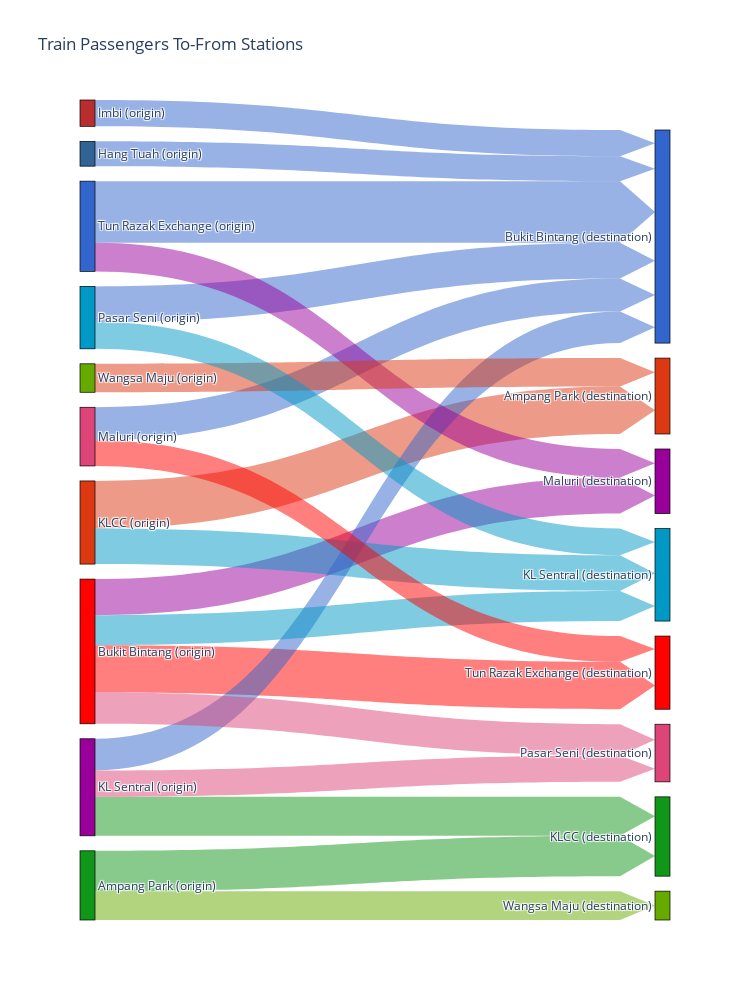

Notebook code cell kept with this figure:
### Code cell
#Sankey Diagram Code 
fig = go.Figure(data=[go.Sankey(
    arrangement = "snap",
    node = dict(
      pad = 15,
      thickness = 15,
      line = dict(color = "black", width = 0.7),
      label = unique_source_target,
      color = label_colors
      
    ),
    link = dict(
      arrowlen=35,
      source = links["station_name_origin"],
      target = links["station_name_destination"],
      value = links["passengers"]
      ,color = links["link_colors"]
  
  ))])

fig.update_layout(title_text="Train Passengers To-From Stations",
                  autosize=False,
                  width=750,
                  height=1000,)

# How to color the links: https://plotly.com/python/sankey-diagram/ 
fig.show()

### Figure 1 — Plotly figure (JSON) as saved in the notebook; plotly's stock layout.template omitted (floating-point values rounded to 4 significant figures)
{"data": [{"arrangement": "snap", "link": {"arrowlen": 35, "color": ["rgba(0.2, 0.4, 0.8, 0.5)", "rgba(0.8627450980392157, 0.2235294117647059, 0.07058823529411765, 0.5)", "rgba(1.0, 0.6, 0.0, 0.5)", "rgba(0.06274509803921569, 0.5882352941176471, 0.09411764705882353, 0.5)", "rgba(0.06274509803921569, 0.5882352941176471, 0.09411764705882353, 0.5)", "rgba(0.6, 0.0, 0.6, 0.5)", "rgba(0.2, 0.4, 0.8, 0.5)", "rgba(0.0, 0.6, 0.7764705882352941, 0.5)", "rgba(0.2, 0.4, 0.8, 0.5)", "rgba(0.2, 0.4, 0.8, 0.5)", "rgba(0.8666666666666667, 0.26666666666666666, 0.4666666666666667, 0.5)", "rgba(0.0, 0.6, 0.7764705882352941, 0.5)", "rgba(0.4, 0.6666666666666666, 0.0, 0.5)", "rgba(0.6, 0.0, 0.6, 0.5)", "rgba(0.8627450980392157, 0.2235294117647059, 0.07058823529411765, 0.5)", "rgba(0.0, 0.6, 0.7764705882352941, 0.5)", "rgba(0.8666666666666667, 0.26666666666666666, 0.4666666666666667, 0.5)", "rgba(0.2, 0.4, 0.8, 0.5)", "rgba(1.0, 0.6, 0.0, 0.5)", "rgba(0.2, 0.4, 0.8, 0.5)"], "source": [0, 1, 2, 3, 4, 2, 5, 1, 6, 4, 2, 2, 3, 0, 7, 5, 4, 8, 6, 9], "target": [10, 11, 12, 13, 13, 14, 10, 15, 10, 10, 16, 15, 17, 14, 11, 15, 16, 10, 12, 10], "value": [191976, 147679, 147415, 125545, 121270, 112189, 111253, 111120, 102329, 98533, 97146, 93673, 89815, 88874, 88568, 83110, 82259, 81954, 80318, 77305]}, "node": {"color": ["rgb(0.2, 0.4, 0.8)", "rgb(0.8627450980392157, 0.2235294117647059, 0.07058823529411765)", "rgb(1.0, 0.6, 0.0)", "rgb(0.06274509803921569, 0.5882352941176471, 0.09411764705882353)", "rgb(0.6, 0.0, 0.6)", "rgb(0.0, 0.6, 0.7764705882352941)", "rgb(0.8666666666666667, 0.26666666666666666, 0.4666666666666667)", "rgb(0.4, 0.6666666666666666, 0.0)", "rgb(0.7215686274509804, 0.1803921568627451, 0.1803921568627451)", "rgb(0.19215686274509805, 0.38823529411764707, 0.5843137254901961)", "rgb(0.2, 0.4, 0.8)", "rgb(0.8627450980392157, 0.2235294117647059, 0.07058823529411765)", "rgb(1.0, 0.6, 0.0)", "rgb(0.06274509803921569, 0.5882352941176471, 0.09411764705882353)", "rgb(0.6, 0.0, 0.6)", "rgb(0.0, 0.6, 0.7764705882352941)", "rgb(0.8666666666666667, 0.26666666666666666, 0.4666666666666667)", "rgb(0.4, 0.6666666666666666, 0.0)"], "label": ["Tun Razak Exchange (origin)", "KLCC (origin)", "Bukit Bintang (origin)", "Ampang Park (origin)", "KL Sentral (origin)", "Pasar Seni (origin)", "Maluri (origin)", "Wangsa Maju (origin)", "Imbi (origin)", "Hang Tuah (origin)", "Bukit Bintang (destination)", "Ampang Park (destination)", "Tun Razak Exchange (destination)", "KLCC (destination)", "Maluri (destination)", "KL Sentral (destination)", "Pasar Seni (destination)", "Wangsa Maju (destination)"], "line": {"color": "black", "width": 0.7}, "pad": 15, "thickness": 15}, "type": "sankey"}], "layout": {"autosize": false, "height": 1000, "title": {"text": "Train Passengers To-From Stations"}, "width": 750}}
